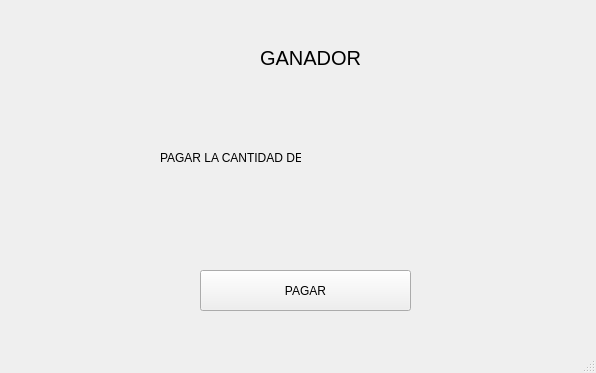
<?xml version="1.0" encoding="UTF-8"?>
<ui version="4.0">
 <class>MainWindow</class>
 <widget class="QMainWindow" name="MainWindow">
  <property name="geometry">
   <rect>
    <x>0</x>
    <y>0</y>
    <width>596</width>
    <height>373</height>
   </rect>
  </property>
  <property name="windowTitle">
   <string>MainWindow</string>
  </property>
  <widget class="QWidget" name="centralwidget">
   <widget class="QPushButton" name="pagar_ticket">
    <property name="geometry">
     <rect>
      <x>200</x>
      <y>270</y>
      <width>211</width>
      <height>41</height>
     </rect>
    </property>
    <property name="text">
     <string>PAGAR</string>
    </property>
   </widget>
   <widget class="QLabel" name="texto_ganador">
    <property name="geometry">
     <rect>
      <x>160</x>
      <y>150</y>
      <width>141</width>
      <height>16</height>
     </rect>
    </property>
    <property name="text">
     <string>PAGAR LA CANTIDAD DE:</string>
    </property>
   </widget>
   <widget class="QLabel" name="label_3">
    <property name="geometry">
     <rect>
      <x>260</x>
      <y>50</y>
      <width>141</width>
      <height>16</height>
     </rect>
    </property>
    <property name="font">
     <font>
      <pointsize>15</pointsize>
     </font>
    </property>
    <property name="text">
     <string>GANADOR</string>
    </property>
   </widget>
  </widget>
  <widget class="QStatusBar" name="statusbar"/>
 </widget>
 <resources/>
 <connections/>
</ui>
